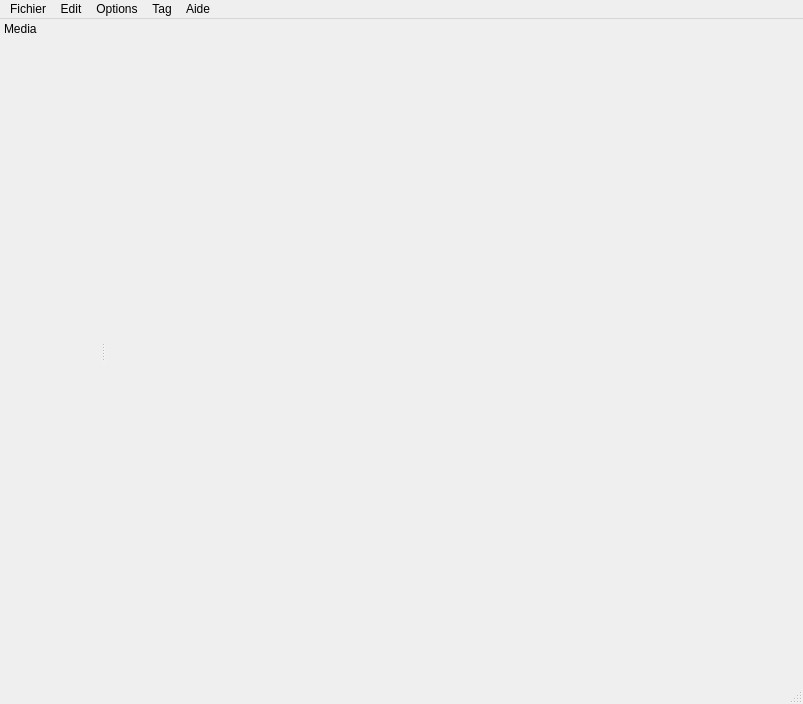
<?xml version="1.0" encoding="UTF-8"?>
<ui version="4.0">
 <class>MainWindow</class>
 <widget class="QMainWindow" name="MainWindow">
  <property name="geometry">
   <rect>
    <x>0</x>
    <y>0</y>
    <width>803</width>
    <height>704</height>
   </rect>
  </property>
  <property name="palette">
   <palette>
    <active>
     <colorrole role="WindowText">
      <brush brushstyle="SolidPattern">
       <color alpha="255">
        <red>0</red>
        <green>0</green>
        <blue>0</blue>
       </color>
      </brush>
     </colorrole>
     <colorrole role="Button">
      <brush brushstyle="SolidPattern">
       <color alpha="255">
        <red>221</red>
        <green>223</green>
        <blue>228</blue>
       </color>
      </brush>
     </colorrole>
     <colorrole role="Light">
      <brush brushstyle="SolidPattern">
       <color alpha="255">
        <red>255</red>
        <green>255</green>
        <blue>255</blue>
       </color>
      </brush>
     </colorrole>
     <colorrole role="Midlight">
      <brush brushstyle="SolidPattern">
       <color alpha="255">
        <red>255</red>
        <green>255</green>
        <blue>255</blue>
       </color>
      </brush>
     </colorrole>
     <colorrole role="Dark">
      <brush brushstyle="SolidPattern">
       <color alpha="255">
        <red>85</red>
        <green>85</green>
        <blue>85</blue>
       </color>
      </brush>
     </colorrole>
     <colorrole role="Mid">
      <brush brushstyle="SolidPattern">
       <color alpha="255">
        <red>198</red>
        <green>198</green>
        <blue>198</blue>
       </color>
      </brush>
     </colorrole>
     <colorrole role="Text">
      <brush brushstyle="SolidPattern">
       <color alpha="255">
        <red>0</red>
        <green>0</green>
        <blue>0</blue>
       </color>
      </brush>
     </colorrole>
     <colorrole role="BrightText">
      <brush brushstyle="SolidPattern">
       <color alpha="255">
        <red>255</red>
        <green>255</green>
        <blue>255</blue>
       </color>
      </brush>
     </colorrole>
     <colorrole role="ButtonText">
      <brush brushstyle="SolidPattern">
       <color alpha="255">
        <red>0</red>
        <green>0</green>
        <blue>0</blue>
       </color>
      </brush>
     </colorrole>
     <colorrole role="Base">
      <brush brushstyle="SolidPattern">
       <color alpha="255">
        <red>255</red>
        <green>255</green>
        <blue>255</blue>
       </color>
      </brush>
     </colorrole>
     <colorrole role="Window">
      <brush brushstyle="SolidPattern">
       <color alpha="255">
        <red>239</red>
        <green>239</green>
        <blue>239</blue>
       </color>
      </brush>
     </colorrole>
     <colorrole role="Shadow">
      <brush brushstyle="SolidPattern">
       <color alpha="255">
        <red>0</red>
        <green>0</green>
        <blue>0</blue>
       </color>
      </brush>
     </colorrole>
     <colorrole role="Highlight">
      <brush brushstyle="SolidPattern">
       <color alpha="255">
        <red>103</red>
        <green>141</green>
        <blue>178</blue>
       </color>
      </brush>
     </colorrole>
     <colorrole role="HighlightedText">
      <brush brushstyle="SolidPattern">
       <color alpha="255">
        <red>255</red>
        <green>255</green>
        <blue>255</blue>
       </color>
      </brush>
     </colorrole>
     <colorrole role="Link">
      <brush brushstyle="SolidPattern">
       <color alpha="255">
        <red>0</red>
        <green>0</green>
        <blue>238</blue>
       </color>
      </brush>
     </colorrole>
     <colorrole role="LinkVisited">
      <brush brushstyle="SolidPattern">
       <color alpha="255">
        <red>82</red>
        <green>24</green>
        <blue>139</blue>
       </color>
      </brush>
     </colorrole>
     <colorrole role="AlternateBase">
      <brush brushstyle="SolidPattern">
       <color alpha="255">
        <red>232</red>
        <green>232</green>
        <blue>232</blue>
       </color>
      </brush>
     </colorrole>
    </active>
    <inactive>
     <colorrole role="WindowText">
      <brush brushstyle="SolidPattern">
       <color alpha="255">
        <red>0</red>
        <green>0</green>
        <blue>0</blue>
       </color>
      </brush>
     </colorrole>
     <colorrole role="Button">
      <brush brushstyle="SolidPattern">
       <color alpha="255">
        <red>221</red>
        <green>223</green>
        <blue>228</blue>
       </color>
      </brush>
     </colorrole>
     <colorrole role="Light">
      <brush brushstyle="SolidPattern">
       <color alpha="255">
        <red>255</red>
        <green>255</green>
        <blue>255</blue>
       </color>
      </brush>
     </colorrole>
     <colorrole role="Midlight">
      <brush brushstyle="SolidPattern">
       <color alpha="255">
        <red>255</red>
        <green>255</green>
        <blue>255</blue>
       </color>
      </brush>
     </colorrole>
     <colorrole role="Dark">
      <brush brushstyle="SolidPattern">
       <color alpha="255">
        <red>85</red>
        <green>85</green>
        <blue>85</blue>
       </color>
      </brush>
     </colorrole>
     <colorrole role="Mid">
      <brush brushstyle="SolidPattern">
       <color alpha="255">
        <red>198</red>
        <green>198</green>
        <blue>198</blue>
       </color>
      </brush>
     </colorrole>
     <colorrole role="Text">
      <brush brushstyle="SolidPattern">
       <color alpha="255">
        <red>0</red>
        <green>0</green>
        <blue>0</blue>
       </color>
      </brush>
     </colorrole>
     <colorrole role="BrightText">
      <brush brushstyle="SolidPattern">
       <color alpha="255">
        <red>255</red>
        <green>255</green>
        <blue>255</blue>
       </color>
      </brush>
     </colorrole>
     <colorrole role="ButtonText">
      <brush brushstyle="SolidPattern">
       <color alpha="255">
        <red>0</red>
        <green>0</green>
        <blue>0</blue>
       </color>
      </brush>
     </colorrole>
     <colorrole role="Base">
      <brush brushstyle="SolidPattern">
       <color alpha="255">
        <red>255</red>
        <green>255</green>
        <blue>255</blue>
       </color>
      </brush>
     </colorrole>
     <colorrole role="Window">
      <brush brushstyle="SolidPattern">
       <color alpha="255">
        <red>239</red>
        <green>239</green>
        <blue>239</blue>
       </color>
      </brush>
     </colorrole>
     <colorrole role="Shadow">
      <brush brushstyle="SolidPattern">
       <color alpha="255">
        <red>0</red>
        <green>0</green>
        <blue>0</blue>
       </color>
      </brush>
     </colorrole>
     <colorrole role="Highlight">
      <brush brushstyle="SolidPattern">
       <color alpha="255">
        <red>103</red>
        <green>141</green>
        <blue>178</blue>
       </color>
      </brush>
     </colorrole>
     <colorrole role="HighlightedText">
      <brush brushstyle="SolidPattern">
       <color alpha="255">
        <red>255</red>
        <green>255</green>
        <blue>255</blue>
       </color>
      </brush>
     </colorrole>
     <colorrole role="Link">
      <brush brushstyle="SolidPattern">
       <color alpha="255">
        <red>0</red>
        <green>0</green>
        <blue>238</blue>
       </color>
      </brush>
     </colorrole>
     <colorrole role="LinkVisited">
      <brush brushstyle="SolidPattern">
       <color alpha="255">
        <red>82</red>
        <green>24</green>
        <blue>139</blue>
       </color>
      </brush>
     </colorrole>
     <colorrole role="AlternateBase">
      <brush brushstyle="SolidPattern">
       <color alpha="255">
        <red>232</red>
        <green>232</green>
        <blue>232</blue>
       </color>
      </brush>
     </colorrole>
    </inactive>
    <disabled>
     <colorrole role="WindowText">
      <brush brushstyle="SolidPattern">
       <color alpha="255">
        <red>128</red>
        <green>128</green>
        <blue>128</blue>
       </color>
      </brush>
     </colorrole>
     <colorrole role="Button">
      <brush brushstyle="SolidPattern">
       <color alpha="255">
        <red>221</red>
        <green>223</green>
        <blue>228</blue>
       </color>
      </brush>
     </colorrole>
     <colorrole role="Light">
      <brush brushstyle="SolidPattern">
       <color alpha="255">
        <red>255</red>
        <green>255</green>
        <blue>255</blue>
       </color>
      </brush>
     </colorrole>
     <colorrole role="Midlight">
      <brush brushstyle="SolidPattern">
       <color alpha="255">
        <red>255</red>
        <green>255</green>
        <blue>255</blue>
       </color>
      </brush>
     </colorrole>
     <colorrole role="Dark">
      <brush brushstyle="SolidPattern">
       <color alpha="255">
        <red>85</red>
        <green>85</green>
        <blue>85</blue>
       </color>
      </brush>
     </colorrole>
     <colorrole role="Mid">
      <brush brushstyle="SolidPattern">
       <color alpha="255">
        <red>198</red>
        <green>198</green>
        <blue>198</blue>
       </color>
      </brush>
     </colorrole>
     <colorrole role="Text">
      <brush brushstyle="SolidPattern">
       <color alpha="255">
        <red>199</red>
        <green>199</green>
        <blue>199</blue>
       </color>
      </brush>
     </colorrole>
     <colorrole role="BrightText">
      <brush brushstyle="SolidPattern">
       <color alpha="255">
        <red>255</red>
        <green>255</green>
        <blue>255</blue>
       </color>
      </brush>
     </colorrole>
     <colorrole role="ButtonText">
      <brush brushstyle="SolidPattern">
       <color alpha="255">
        <red>128</red>
        <green>128</green>
        <blue>128</blue>
       </color>
      </brush>
     </colorrole>
     <colorrole role="Base">
      <brush brushstyle="SolidPattern">
       <color alpha="255">
        <red>239</red>
        <green>239</green>
        <blue>239</blue>
       </color>
      </brush>
     </colorrole>
     <colorrole role="Window">
      <brush brushstyle="SolidPattern">
       <color alpha="255">
        <red>239</red>
        <green>239</green>
        <blue>239</blue>
       </color>
      </brush>
     </colorrole>
     <colorrole role="Shadow">
      <brush brushstyle="SolidPattern">
       <color alpha="255">
        <red>0</red>
        <green>0</green>
        <blue>0</blue>
       </color>
      </brush>
     </colorrole>
     <colorrole role="Highlight">
      <brush brushstyle="SolidPattern">
       <color alpha="255">
        <red>86</red>
        <green>117</green>
        <blue>148</blue>
       </color>
      </brush>
     </colorrole>
     <colorrole role="HighlightedText">
      <brush brushstyle="SolidPattern">
       <color alpha="255">
        <red>255</red>
        <green>255</green>
        <blue>255</blue>
       </color>
      </brush>
     </colorrole>
     <colorrole role="Link">
      <brush brushstyle="SolidPattern">
       <color alpha="255">
        <red>0</red>
        <green>0</green>
        <blue>238</blue>
       </color>
      </brush>
     </colorrole>
     <colorrole role="LinkVisited">
      <brush brushstyle="SolidPattern">
       <color alpha="255">
        <red>82</red>
        <green>24</green>
        <blue>139</blue>
       </color>
      </brush>
     </colorrole>
     <colorrole role="AlternateBase">
      <brush brushstyle="SolidPattern">
       <color alpha="255">
        <red>232</red>
        <green>232</green>
        <blue>232</blue>
       </color>
      </brush>
     </colorrole>
    </disabled>
   </palette>
  </property>
  <property name="windowTitle">
   <string>MainWindow</string>
  </property>
  <property name="autoFillBackground">
   <bool>true</bool>
  </property>
  <property name="iconSize">
   <size>
    <width>0</width>
    <height>0</height>
   </size>
  </property>
  <widget class="QWidget" name="centralwidget">
   <property name="sizePolicy">
    <sizepolicy hsizetype="Preferred" vsizetype="Preferred">
     <horstretch>0</horstretch>
     <verstretch>0</verstretch>
    </sizepolicy>
   </property>
   <layout class="QVBoxLayout">
    <property name="spacing">
     <number>5</number>
    </property>
    <property name="margin">
     <number>4</number>
    </property>
   </layout>
  </widget>
  <widget class="QMenuBar" name="menubar">
   <property name="geometry">
    <rect>
     <x>0</x>
     <y>0</y>
     <width>803</width>
     <height>24</height>
    </rect>
   </property>
   <widget class="QMenu" name="menuAide">
    <property name="title">
     <string>Aide</string>
    </property>
    <addaction name="actionA_propos"/>
   </widget>
   <widget class="QMenu" name="menuOptions">
    <property name="title">
     <string>Options</string>
    </property>
   </widget>
   <widget class="QMenu" name="menuFichier">
    <property name="title">
     <string>Fichier</string>
    </property>
    <addaction name="actionOuvrir"/>
    <addaction name="actionQuitter"/>
   </widget>
   <widget class="QMenu" name="menuTag">
    <property name="title">
     <string>Tag</string>
    </property>
    <addaction name="actionCustomize"/>
   </widget>
   <widget class="QMenu" name="menuEdit">
    <property name="title">
     <string>Edit</string>
    </property>
    <addaction name="actionPaste"/>
   </widget>
   <addaction name="menuFichier"/>
   <addaction name="menuEdit"/>
   <addaction name="menuOptions"/>
   <addaction name="menuTag"/>
   <addaction name="menuAide"/>
  </widget>
  <widget class="QStatusBar" name="statusbar"/>
  <widget class="QDockWidget" name="dockFichier">
   <property name="sizePolicy">
    <sizepolicy hsizetype="Preferred" vsizetype="Preferred">
     <horstretch>0</horstretch>
     <verstretch>0</verstretch>
    </sizepolicy>
   </property>
   <property name="minimumSize">
    <size>
     <width>100</width>
     <height>36</height>
    </size>
   </property>
   <property name="autoFillBackground">
    <bool>false</bool>
   </property>
   <property name="features">
    <set>QDockWidget::NoDockWidgetFeatures</set>
   </property>
   <property name="windowTitle">
    <string>Media</string>
   </property>
   <attribute name="dockWidgetArea">
    <number>1</number>
   </attribute>
   <widget class="QWidget" name="dockWidgetContents">
    <property name="autoFillBackground">
     <bool>false</bool>
    </property>
   </widget>
  </widget>
  <action name="actionOuvrir">
   <property name="text">
    <string>Ouvrir</string>
   </property>
  </action>
  <action name="actionQuitter">
   <property name="text">
    <string>Quitter</string>
   </property>
  </action>
  <action name="actionA_propos">
   <property name="text">
    <string>A propos</string>
   </property>
  </action>
  <action name="actionCustomize">
   <property name="text">
    <string>Customize</string>
   </property>
  </action>
  <action name="actionPaste">
   <property name="text">
    <string>Paste</string>
   </property>
   <property name="shortcut">
    <string>Ctrl+V</string>
   </property>
   <property name="shortcutContext">
    <enum>Qt::ApplicationShortcut</enum>
   </property>
  </action>
 </widget>
 <resources/>
 <connections>
  <connection>
   <sender>actionQuitter</sender>
   <signal>activated()</signal>
   <receiver>MainWindow</receiver>
   <slot>close()</slot>
   <hints>
    <hint type="sourcelabel">
     <x>-1</x>
     <y>-1</y>
    </hint>
    <hint type="destinationlabel">
     <x>236</x>
     <y>224</y>
    </hint>
   </hints>
  </connection>
 </connections>
</ui>
